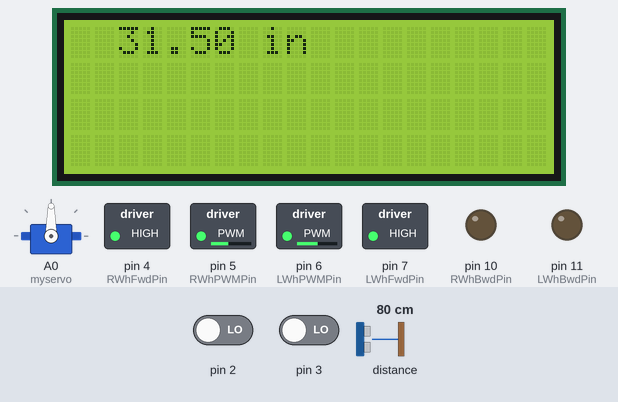
The sketch below on a simulated Arduino Uno, built with avr-gcc and run on an emulated ATmega328P. Shown: 20×4 character LCD, servo, switched loads named in the sketch (green lamp = pin HIGH), output pins drawn as LEDs (lit = HIGH). Inputs (shaded band) come from the test bench; at power-on: distance to the obstacle 80 cm, pin 2 LOW, pin 3 LOW. What the sketch prints to the serial monitor is not drawn.

Above: at 1.2 s.
1.3 s: distance to the obstacle set to 2 cm
At 2.5 s:
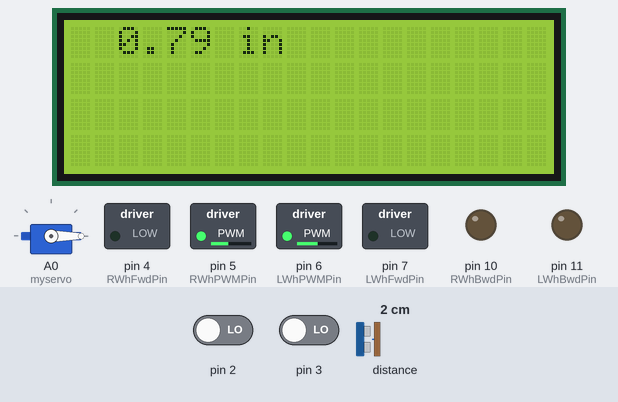
At 6.1 s:
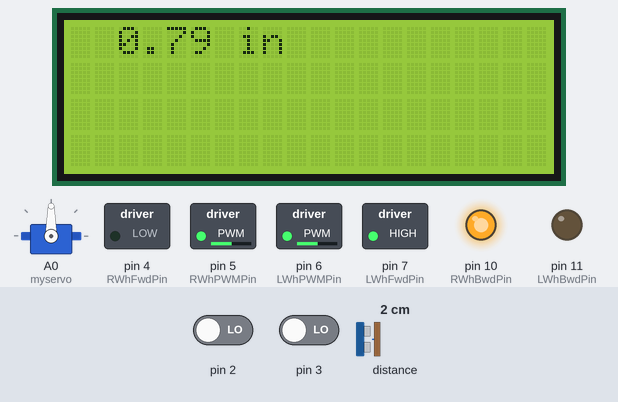
Timing chart, 0 to 7.6 s (numbered marks = the images above; inputs shaded):
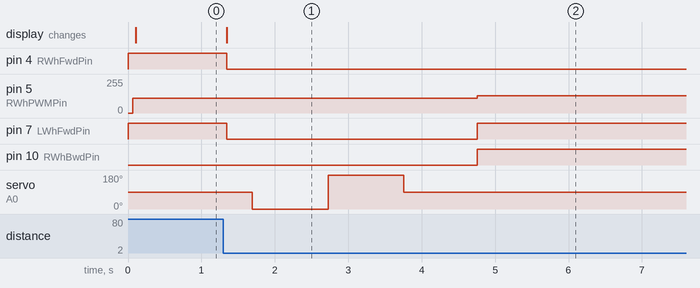

Measured:
- after the input at 1.3 s, pin 4 (RWhFwdPin): HIGH → LOW after 0.05 s; pin 5 (RWhPWMPin): 110/255 → 130/255 after 3.5 s

The sketch:

freeNavigate.ino
```cpp
/*
  WEEK 1: RUN WHEELS FWD + BWD
  WEEK 2: IR RECIEVER CONTROLLED FINITE STATE MACHINE (REMOTE CONTROL)
  WEEK 3: WHEEL ENCODERS AND P-CONTROLL
  WEEK 4: DETECT OBSTACLES, DISPLAY DISTANCE ON LCD, TURN 90 DEGREES WHEN TOO CLOSE TO OBSTACLE
  WEEK 5: FREELY NAVIGATE. USES SERVO MOTOR TO LOOK AROUND AND DETERMINE NEXT DIRECTION
     */

/*  NOTE: DON'T USE PIN 3 OR 11 FOR PULSE MODULATION */
/*  NOTE DON'T USE PIN 0 OR 1 FOR PULSE MODULATION */

/*
Pin Map:
  0
  1
  2 - Left Wheen Encoder
  3  - Right Wheel Encoder
  4 - Right Wheel Forward
  5 - Left Wheel Backward
  6 - Left Wheel Power
  7 - Left Wheel Forward
  8 - IR Senser
  9 - Right Wheel Power
  10  - Right Wheel Backward
  11
  12
  13

  A0 - Servo motor (analog pin used as a digital pin)
  A1
  A2
  A3
  A4 - SDA FROM LCD AND IR DISTANCE SENSOR
  A5 - SCL FROM LCD AND IR DISTANCE SENSOR
*/

/* Variables for finite state machine*/
  int ir_code;
  int state = 1;
  /*
  0 = STOP
  1 = FWD
  2 = BWD */
  float rangeInches = 0;
  bool Lturn = false;
  bool Rturn = false;

/*MOTOR SPEED PRE-SETS*/
 //const int RSPD1 = 170;        //Right Wheel PWM
 //const int LSPD1 = 180;        //Left Wheel PWM

 const int RSPD2 = 110;        //Right Wheel PWM
 const int LSPD2 = 130;        //Left Wheel PWM

 /*MOTOR PINS*/
 const int LWhFwdPin = 7;
 const int LWhBwdPin = 11;
 const int LWhPWMPin = 6;

 const int RWhFwdPin = 4;
 const int RWhBwdPin = 10;
 const int RWhPWMPin = 5;


/* IR SET UP */
#define DECODE_NEC
#include <IRremote.hpp>
#define IR_Pin 8

/*  P-CONTROLLER SET UP  */
 int gain=8;
 int delCntr=0;
 volatile long cntrL, cntrR;
 volatile long LIntTime, RIntTime;
 long stopTime;

/*  LCD SET UP  */
#include <Wire.h> // Library for I2C communication
#include <LiquidCrystal_I2C.h> // Library for LCD
LiquidCrystal_I2C lcd = LiquidCrystal_I2C(0x27, 20, 4);

/*  TOF IR DISTANCE SENSOR  */
#include "Adafruit_VL53L0X.h"
Adafruit_VL53L0X lox = Adafruit_VL53L0X();

/* SERVO MOTOR  */
#include <Servo.h>
Servo myservo;  // create Servo object to control a servo
int pos = 90;    // variable to store the servo position


void setup()
{
  Serial.begin(9600);

  /*MOTOR SET UP*/
      /* START WHEELS IN SETPUP SO THAT P-CONTROLLER HAS VALUES TO ADJUST WITH  */
  pinMode(LWhFwdPin,OUTPUT);
  pinMode(LWhBwdPin,OUTPUT);
  pinMode(LWhPWMPin,OUTPUT);
  pinMode(RWhFwdPin,OUTPUT);
  pinMode(RWhBwdPin,OUTPUT);
  pinMode(RWhPWMPin,OUTPUT);

  digitalWrite(LWhFwdPin,HIGH);
  digitalWrite(LWhBwdPin,LOW);
  digitalWrite(LWhPWMPin,LOW);

  digitalWrite(RWhFwdPin,HIGH);
  digitalWrite(RWhBwdPin,LOW);
  digitalWrite(RWhPWMPin,LOW);


  /* Initiate the IR sensor */
  pinMode(IR_Pin, INPUT);
  IrReceiver.begin(IR_Pin, ENABLE_LED_FEEDBACK); // Start the receiver

  /*  Initiate the DISTANCE SENSOR  */


  if (!lox.begin()) {
    Serial.println(F("Failed to boot VL53L0X"));
    state = 0;
    while(1);
  }

  /* Initiate the LCD */
  lcd.init();
  lcd.backlight();

  /*  SERVO MOTOR SET UP  */
  myservo.attach(A0);  // attaches the servo on pin 9 to the Servo object
  myservo.write(pos); // sets the servo position to forward

  /*  WHEEL ENCODER SET UP  */
  attachInterrupt(digitalPinToInterrupt(2), leftWhlCnt, CHANGE);
  attachInterrupt(digitalPinToInterrupt(3), rightWhlCnt, CHANGE);

  cntrR = 0;
  cntrL = 0;
  LIntTime = 0;
  RIntTime = 0;

  analogWrite(LWhPWMPin,LSPD2);
  analogWrite(RWhPWMPin,RSPD2);

}


void loop()
{
  VL53L0X_RangingMeasurementData_t measure;
  lox.rangingTest(&measure, false); // pass in 'true' to get debug data printout!

  if (measure.RangeStatus != 4) {  // phase failures have incorrect data
      rangeInches = measure.RangeMilliMeter / 25.4;

      lcd.setCursor(2, 0); // Set the cursor on the third column and first row.
      lcd.print(rangeInches, 2); // Print the distance in inches
      lcd.print(" in   ");
  }


  /*  P- CONTROLL SYSTEM  */
  int RSPD = RSPD2;   // RIGHT AND LEFT SPEED VARIABLES CHANGE BASED ON P-CONTROLL AND CONSTANT SPEED VALUES
  int LSPD = LSPD2;
  long tmpLcntr, tmpRcntr;    //snapshot of the cntrL and cntrR value
  noInterrupts();
  tmpLcntr = cntrL;
  tmpRcntr = cntrR;
  interrupts();

  delCntr = abs(tmpLcntr - tmpRcntr);   // The error is wheel speed

  /*  Calculate speed (P-Controller)  */
  if(tmpLcntr > tmpRcntr) // LEFT WHEEL IS SPINNING TOO FAST
  {
    RSPD = RSPD2;
    LSPD = max(LSPD2 - int(gain *  delCntr + 0.5),0);
    /*  Adjusts using: LSPD - (gain * delCntr)
          int(... + 0.5) is to round to the nearest whole number
          max(... , 0) is to prevent the speed from going negative (max function returns highest value parameter) */
  }
  else if(tmpRcntr > tmpLcntr) // RIGHT WHEEL IS SPINNING TOO FAST
  {
    RSPD = max(RSPD2 - int(gain *  delCntr + 0.5),0);
    LSPD = LSPD2;
  }


/* IR SENSOR CONTROL SYSTEM (FSM)*/

    if (IrReceiver.decode()) {
      ir_code = IrReceiver.decodedIRData.command;
      //Serial.println(ir_code);
      IrReceiver.resume(); // Enable receiving of the next value
    }
    else
    {
      ir_code = -1;
    }


    // Reset counters whenever a new move command is sent
    if(ir_code == 70 || ir_code == 21)
    {
      cntrL = 0;
      cntrR = 0;
    }

    switch (ir_code)
    {
      case 70:    //CH
        state = 1;    //state -> FWD
        break;

      case 64:    //NEXT
        state = 0;    //state -> STOP
        break;

      case 21:    //VOL+
        state = 2;    //state -> BWD
        break;

    }


  /* CHANGE SIGNAL DEPENDING ON STATE*/
  switch (state)
  {
    case 0:   //STOP
      digitalWrite(LWhFwdPin,LOW);    //STOP BOTH WHEELS
      digitalWrite(RWhFwdPin,LOW);
      digitalWrite(LWhBwdPin,LOW);
      digitalWrite(RWhBwdPin,LOW);

      break;

    case 1:   //FWD

      //NOTE: 4 INCHES IS ~100MM BUT ROVER DOES NOT STOP QUICK ENEUGH
      if(measure.RangeStatus != 4 && measure.RangeMilliMeter <=200)
        {
          state = 3;
          digitalWrite(LWhFwdPin,LOW);    //STOP BOTH WHEELS
          digitalWrite(RWhFwdPin,LOW);
          digitalWrite(LWhBwdPin,LOW);
          digitalWrite(RWhBwdPin,LOW);
          delay(250);

          cntrL = 0;
          cntrR = 0;
          break;
        }

      digitalWrite(LWhBwdPin,LOW);    //backward signals -> low
      digitalWrite(RWhBwdPin,LOW);

      digitalWrite(LWhFwdPin,HIGH);    //run left wheel forward
      analogWrite(LWhPWMPin,LSPD);
      digitalWrite(RWhFwdPin,HIGH);   //run right wheel forward
      analogWrite(RWhPWMPin,RSPD);
      break;

    case 2:   //BWD

      digitalWrite(LWhFwdPin,LOW);    //forward signals -> low
      digitalWrite(RWhFwdPin,LOW);

      digitalWrite(LWhBwdPin,HIGH);    //run left wheel forward
      analogWrite(LWhPWMPin,LSPD);
      digitalWrite(RWhBwdPin,HIGH);   //run right wheel forward
      analogWrite(RWhPWMPin,RSPD);
      break;

    case 3: //DECIDE NEXT DIRECTION

      pos = 0; // servo looks to the right
      myservo.write(pos);
      delay(1000);

      lox.rangingTest(&measure, false);   // take a new reading from the sensor

      if(measure.RangeMilliMeter >= 200)  //if distance is out of range or >200mm
      {
        Rturn = true;
        while(tmpLcntr < tmpRcntr + 30){
          noInterrupts();
          tmpLcntr = cntrL;
          tmpRcntr = cntrR;
          interrupts();

          //turn right in place
          digitalWrite(LWhFwdPin,HIGH);    //left wheel forward
          digitalWrite(LWhBwdPin,LOW);

          digitalWrite(RWhFwdPin,LOW);    //right wheel backward
          digitalWrite(RWhBwdPin,HIGH);

          analogWrite(RWhPWMPin,130);
          analogWrite(LWhPWMPin,130);
        }
        stop();

        state = 1;
        Rturn = false;
        pos = 90; // servo looks forward

        cntrL = 0;  //reset wheel encoder counters
        cntrR = 0;

        myservo.write(pos);
        delay(1000);
        break;
      }
      pos = 180; // servo looks to the left
      myservo.write(pos);
      delay(1000);

      lox.rangingTest(&measure, false);   // take a new reading from the sensor

      if(measure.RangeMilliMeter >= 200)  //if distance is out of range or >200mm
      {
        Lturn = true;
        //turn left in place
        while(tmpRcntr < tmpLcntr + 30){

          noInterrupts();
          tmpLcntr = cntrL;
          tmpRcntr = cntrR;
          interrupts();

          digitalWrite(LWhFwdPin,LOW);    //left wheel backward
          digitalWrite(LWhBwdPin,HIGH);

          digitalWrite(RWhFwdPin,HIGH);    //right wheel forward
          digitalWrite(RWhBwdPin,LOW);

          analogWrite(RWhPWMPin,130);
          analogWrite(LWhPWMPin,130);
        }

        stop();
        state = 1;
        Lturn = false;
        pos = 90; // servo looks forward

        cntrL = 0;  //reset wheel encoder counters
        cntrR = 0;


        myservo.write(pos);
        delay(1000);
        break;
      }

      pos = 90; // servo looks forward
      myservo.write(pos);
      delay(1000);
      //if the robot cant go right and cant go left -> turn around

      // turn 180 degrees to the right in place
      Rturn = true;
        while(tmpLcntr < tmpRcntr + 60){

          noInterrupts();
          tmpLcntr = cntrL;
          tmpRcntr = cntrR;
          interrupts();

          //turn right in place
          digitalWrite(LWhFwdPin,HIGH);    //left wheel forward
          digitalWrite(LWhBwdPin,LOW);

          digitalWrite(RWhFwdPin,LOW);    //right wheel backward
          digitalWrite(RWhBwdPin,HIGH);

          analogWrite(RWhPWMPin,130);
          analogWrite(LWhPWMPin,130);
        }
        stop();
        state = 1;
        Rturn = false;

        cntrL = 0;  //reset wheel encoder counters
        cntrR = 0;


        break;

  }


Serial.print("L_Cnt:"); Serial.print(tmpLcntr);
Serial.print(" | R_Cnt:"); Serial.print(tmpRcntr);
Serial.print(" | L_PWM:"); Serial.print(LSPD);
Serial.print(" | R_PWM:"); Serial.println(RSPD);


  delay(50);
}


/*  INTERUPT FUNCTIONS  */
void leftWhlCnt()
{
  long intTime = micros();
  if(intTime > LIntTime + 1000L)
  {
    LIntTime = intTime;
    if(Lturn){
      cntrL--;    //left wheel turns back when turning left
    }
    else
    {
      cntrL++;
    }
  }
}

void rightWhlCnt()
{
  long intTime = micros();
  if(intTime > RIntTime + 1000L)
  {
    RIntTime = intTime;
    if(Rturn)    //right wheel turns back when turning right
    {
      cntrR--;
    }
    else
    {
      cntrR++;
    }
  }
}

void stop()
{
      digitalWrite(LWhFwdPin,LOW);    //STOP BOTH WHEELS
      digitalWrite(RWhFwdPin,LOW);
      digitalWrite(LWhBwdPin,LOW);
      digitalWrite(RWhBwdPin,LOW);
}
```
